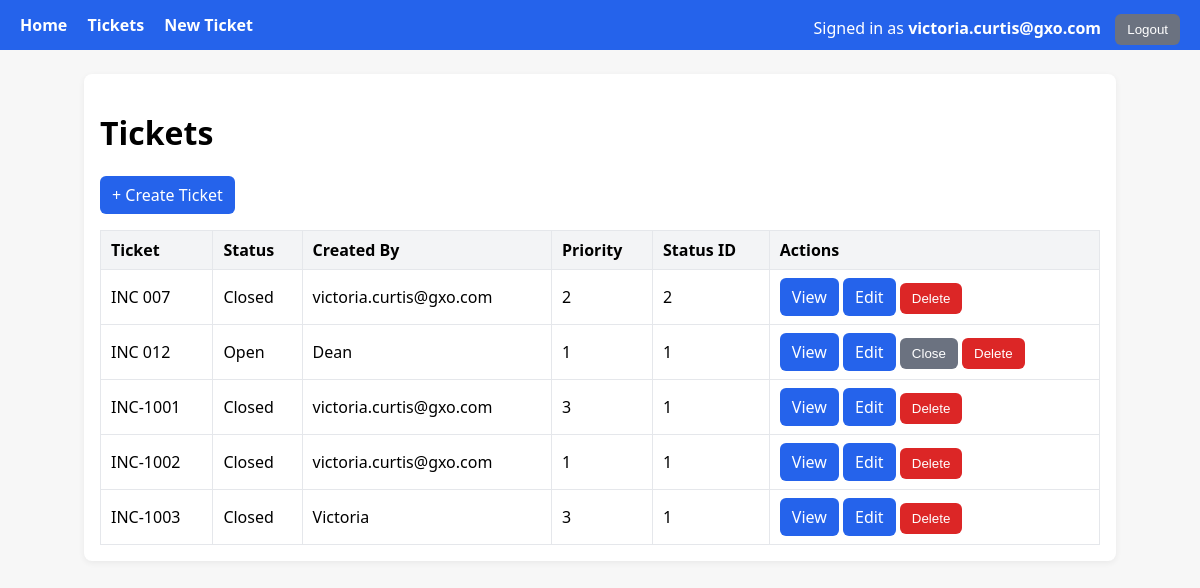
/ (signed in), run on the app's committed database.
### tables this page shows
CREATE TABLE Tickets (
            Ticket      VARCHAR PRIMARY KEY,
            Status      VARCHAR,
            CreatedBy   VARCHAR,
            PriorityID  INTEGER,
            StatusID    VARCHAR
        , Description TEXT NULL);

### tickets/routes.py (the view)
@tickets_bp.get("/", endpoint="list")
@login_required
def list_tickets():
    rows = repo.list_tickets()
    return render_template("tickets_list.html", rows=rows, user=get_current_user())

### auth/service.py (called while the page is built)
def get_current_user():
    user_id = session.get("user_id")
    if not user_id:
        return None
    sql = text("""
        SELECT id, username, email, role_id
        FROM users
        WHERE id = :id
        LIMIT 1
    """)
    with connect() as conn:
        row = conn.execute(sql, {"id": user_id}).mappings().first()
        if not row:
            return None
        return {
            "id": row["id"],
            "username": row["username"],
            "email": row["email"],
            "role_id": row["role_id"],
        }

### db.py (called while the page is built)
def get_engine():
    if _engine is None:
        raise RuntimeError("DB engine not initialised; call init_engine() first.")
    return _engine

@contextmanager
def connect():
    with get_engine().connect() as conn:
        yield conn

### tickets/repository.py (called while the page is built)
def list_tickets() -> List[Dict[str, Any]]:
    sql = text("""
        SELECT
            Ticket,
            Status,
            CreatedBy,
            PriorityID,
            StatusID,
            Description
        FROM Tickets
        ORDER BY Ticket ASC
    """)
    with connect() as conn:
        return [dict(r) for r in conn.execute(sql).mappings().all()]

### templates/tickets_list.html (shortened to what this page needs)
{% extends "base.html" %}
{% block content %}
<h1>Tickets</h1>
{% if session.get('user_id') and session.get('role_id') == 2 %}
  <p><a class="btn" href="{{ url_for('tickets.new_form') }}">+ Create Ticket</a></p>
{% endif %}
{% if rows %}
  <table>
    <thead>
      <tr>
        <th>Ticket</th>
        <th>Status</th>
        <th>Created By</th>
        <th>Priority</th>
        <th>Status ID</th>
        <th>Actions</th>
      </tr>
    </thead>
    <tbody>
    {% for r in rows %}
      <tr>
        <td>{{ r.Ticket }}</td>
        <td>{{ r.Status }}</td>
        <td>{{ r.CreatedBy }}</td>
        <td>{{ r.PriorityID }}</td>
        <td>{{ r.StatusID }}</td>
        <td>
          <a class="btn" href="{{ url_for('tickets.detail', ticket=r.Ticket) }}">View</a>
          {% if session.get('role_id') == 2 %}
            <a class="btn" href="{{ url_for('tickets.edit_form', ticket=r.Ticket) }}">Edit</a>
            {% if r.Status != 'Closed' %}
              <form class="inline" method="post" action="{{ url_for('tickets.close', ticket=r.Ticket) }}">
                <button class="btn secondary" type="submit">Close</button>
              </form>
            {% endif %}
            <form
              class="inline"
              method="post"
              action="{{ url_for('tickets.delete', ticket=r.Ticket) }}"
              onsubmit="return confirm('Delete ticket {{ r.Ticket }}?');"
            >
              <button class="btn danger" type="submit">Delete</button>
            </form>
          {% endif %}
        </td>
      </tr>
    {% endfor %}
    </tbody>
  </table>
{% else %}
  <p>No tickets yet.</p>
{% endif %}
{% endblock %}

### templates/base.html (style rules this page uses)
:root { --brand:#2563eb }
body { font-family: system-ui, Segoe UI, Roboto, Arial, sans-serif; margin:0; background:#f7f7f7; }
.btn { display:inline-block; background:#2563eb; color:#fff; padding:8px 12px; border-radius:6px; text-decoration:none; border:none; cursor:pointer; }
.btn.secondary { background:#6b7280; }
.btn.danger { background:#dc2626; }
form.inline { display:inline; margin:0; }
table { border-collapse:collapse; width:100%; margin-top:12px; }
th, td { border:1px solid #e5e7eb; padding:8px 10px; text-align:left; }
th { background:#f3f4f6; }

### data on the page
Tickets: Ticket "INC 007", Status "Closed", CreatedBy "victoria.curtis@gxo.com", PriorityID "2", StatusID "2"
Tickets: Ticket "INC 012", Status "Open", CreatedBy "Dean", PriorityID "1", StatusID "1"
Tickets: Ticket "INC-1001", Status "Closed", CreatedBy "victoria.curtis@gxo.com", PriorityID "3", StatusID "1"
Tickets: Ticket "INC-1002", Status "Closed", CreatedBy "victoria.curtis@gxo.com", PriorityID "1", StatusID "1"
Tickets: Ticket "INC-1003", Status "Closed", CreatedBy "Victoria", PriorityID "3", StatusID "1"

### other printed values
{{ session.get('username') }} "victoria.curtis@gxo.com"
